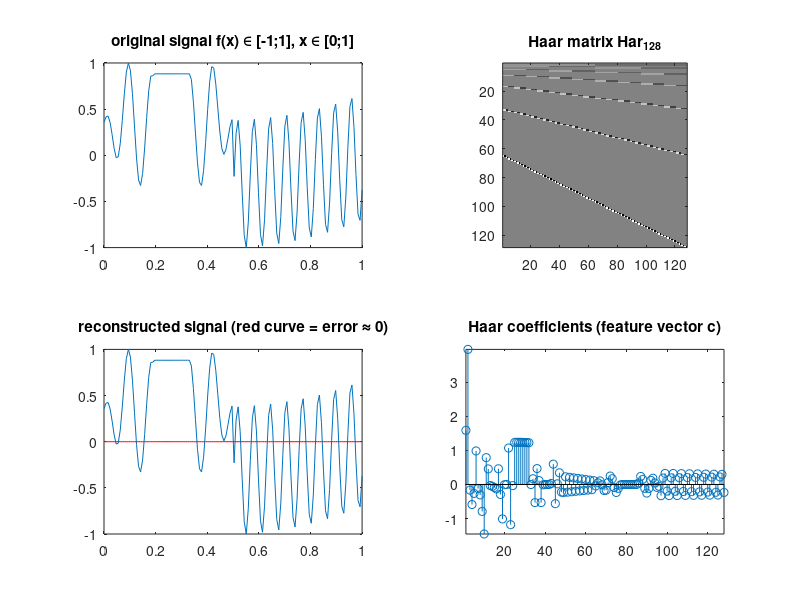

This chart was generated by the following MATLAB code:
function haar_transformation()
    close all;
    clear all;
    clc;

    % length of signal (must be a "power of 2")
    N = 128;
    
    % create a 1D signal f of length N
    x = 0:1/(N-1):1;
    f = sin(12.345*x) .* cos(67*x);
    f(1,N/2+1:end) = sin(100*x(1,N/2+1:end)) - cos(x(1,N/2+1:end).^2); 
    f(1,N/5:N/3) = 0.75;
    f = 2*mat2gray(f)-1; % f now in [-1;1]
    subplot(2,2,1); plot(x,f); title('original signal f(x) \in [-1;1], x \in [0;1]'); axis([0 1 -1 1]);
    
    % create Haar matrix of same size^2 (NxN)
    M = N; % see slides
    Har = create_haar_matrix(M);
    subplot(2,2,2); imagesc(Har); colormap gray; title(['Haar matrix Har_{' num2str(M) '}']); axis image;
    
    % transform signal
    c = Har * f';
    subplot(2,2,4); stem(c); axis([1 N min(c(:)) max(c(:))]); title('Haar coefficients (feature vector c)'); 
    
    % reconstruct (approximated) original signal
    f_rec = Har\c; % == inv(Har)*c
    subplot(2,2,3); plot(x,f_rec); title('reconstructed signal (red curve = error \approx 0)'); axis([0 1 -1 1]);
    hold on;
    plot(x,abs(f_rec-f'), 'r'); % error
    hold off;
end

function Har = create_haar_matrix(M)

    % see slides ;)
    Har = zeros(M, M);
    Har(1,:) = 1/sqrt(M); % k = 0
    for k = 1:M-1
        % compute p and q
        p = floor(log(k)/log(2)); 
        q = k - 2^p + 1;
        Har(k+1,:) = h(zeros(1,size(Har,2)),p,q);        
    end
    
    
    function x = h(x,p,q)
        x_vec = 0:1/(size(x,2)-1):1;

        x(1, ( x_vec >= (q-1)/2^p   ) & ( x_vec <= (q-0.5)/2^p) ) = 2^(p/2);
        x(1, ( x_vec >= (q-0.5)/2^p ) & ( x_vec <= q/2^p)       ) = -2^(p/2);
        x = 1/sqrt(M) * x;
    end
    
end